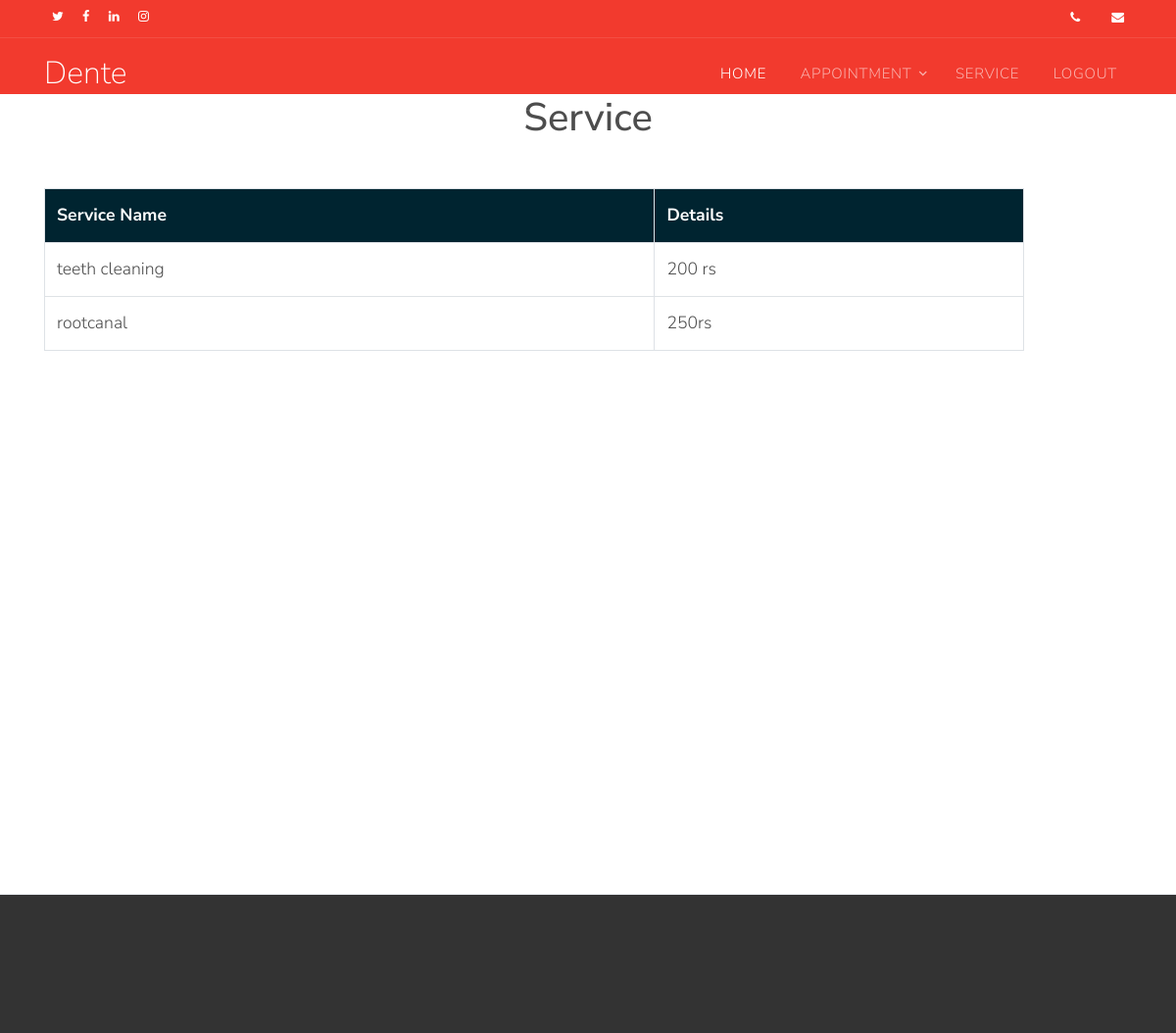
The app's page /view_service with its own data.
### adminapp/models.py (models this page shows)
class Service(models.Model):
    service_name = models.CharField(max_length=50, null=True)
    details = models.CharField(max_length=50, null=True)

### userapp/views.py (the view)
# urls.py: path('view_service',views.view_service,name='view_service'),
def view_service(request):
    ss=Service.objects.all()
    return render(request,'user/view_service.html',{'boo':ss})

### templates/user/view_service.html (shortened to what this page needs)
{% extends "user/base.html" %}
{% load static %}
{% block content %}
<div class="promo py-5 bg-primary">
</div>
<div class="page-section">
    <div class="container">
      <h1 class="text-center mb-5 wow fadeInUp">Service</h1>
      <table  class="table table-bordered table-striped table-hover" style="background-color: #002633;width: 1000px;">
        <th class="success" style="color: white;">Service Name</th>
        <th class="success" style="color: white;">Details</th>
              {% for i in boo %}
                                <tr style="background-color:white;width: 700px;">
                                    <td>{{ i.service_name}}</td>
                                    <td>{{ i.details}}</td>
                                </tr>
              {% endfor %}
                            </table>
    </div>
  </div>
<br>
<br>
<br>
<br><br>
<br><br>
<br><br>
<br><br>
<br><br>
<br><br>
<br><br>
<br>
  {% endblock %}

### static/css/style.css (style rules this page uses)
body { line-height: 1.7; color: #4d4d4d; font-weight: 300; font-size: 1.1rem; font-family: "Nunito Sans", -apple-system, BlinkMacSystemFont, "Segoe UI", Roboto, "Helvetica Neue", Arial, sans-serif, "Apple Color Emoji", "Segoe UI Emoji", "Segoe UI Symbol", "Noto Color Emoji"; }

### records on screen
Service: service_name "teeth cleaning", details "200 rs"
Service: service_name "rootcanal", details "250rs"
